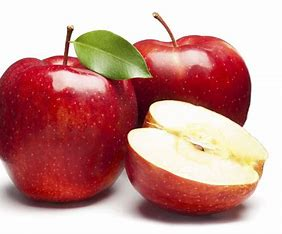
#> input picture Tutorial/Apple.jpeg, 282 x 234 px
$ jupyter execute Basic_Function.ipynb
#> lines starting #> are read from the running program, lines starting #| are printed output that depends on the picture; after the words box and inside, x2 and y2 are one past the last pixel; in counts of white or black regions, pixels touching at a corner belong together
[cell 1]
import cv2 as cv
import numpy as np

[cell 2]
img = cv.imread('Apple.jpeg')
#> img is the input picture: shape (234, 282, 3); mean B, G, R 143.6, 148.2, 199.1

Convet to GrayScale

[cell 3]
gray = cv.cvtColor(img, cv.COLOR_BGR2GRAY)
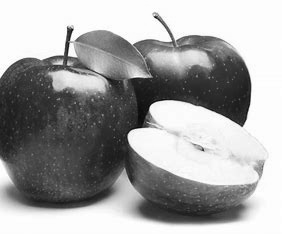
#> gray: shape (234, 282); min 7, max 255, mean 162.9

[cell 4]
cv.imshow('Apple', gray)
cv.waitKey(20000)
cv.destroyAllWindows()

Blurring an Image

[cell 5]
blur = cv.GaussianBlur(img, (3,3), cv.BORDER_DEFAULT)
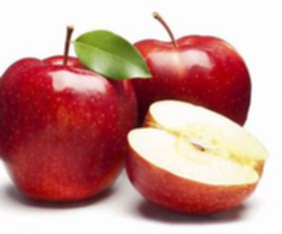
#> blur: shape (234, 282, 3); mean B, G, R 143.6, 148.2, 199.1
cv.imshow('Apple', blur)
cv.waitKey(15000)
cv.destroyAllWindows()

Edge Cascading

[cell 6]
canny = cv.Canny(img, 125, 175)
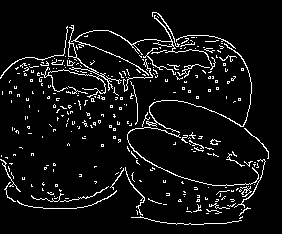
#> canny: shape (234, 282); 6.7% white in thin lines or dots, all inside (x1, y1, x2, y2) = (0, 12, 269, 225)
cv.imshow('Apple', canny)
cv.waitKey(20000)
cv.destroyAllWindows()

Dilating the edge

[cell 7]
dil = cv.dilate(canny, (3,3), iterations=3)
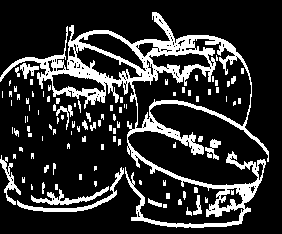
#> dil: shape (234, 282); 18.6% white; 102 white regions (75 under 20 px), largest, box (x1, y1, x2, y2) and area: (0, 12, 269, 228) 8981, (17, 167, 124, 212) 519, (31, 186, 109, 205) 423
cv.imshow('Dilated', dil)
cv.waitKey(2000)
cv.destroyAllWindows()

Eroding an image

[cell 8]
eroded = cv.erode(img, (3,3), iterations=3)
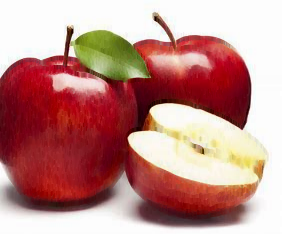
#> eroded: shape (234, 282, 3); mean B, G, R 134.7, 139.7, 191.7
cv.imshow('Eroded',eroded)
cv.waitKey(10000)
cv.destroyAllWindows()

Resize Image

[cell 9]
resized = cv.resize(img, (500,500), interpolation=cv.INTER_CUBIC)
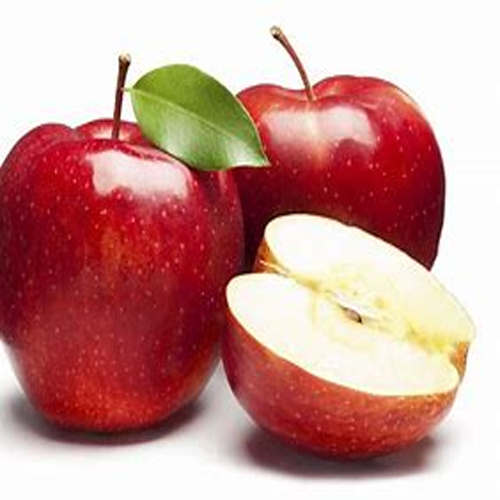
#> resized: shape (500, 500, 3); mean B, G, R 143.6, 148.2, 199
cv.imshow('resize',resized)
cv.waitKey(10000)
cv.destroyAllWindows()

Cropping

[cell 10]
crop = resized[200:500, 200:500]
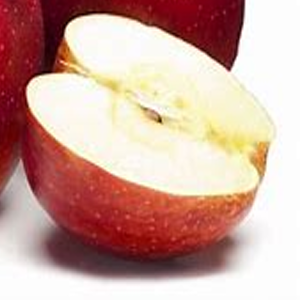
#> crop: shape (300, 300, 3); mean B, G, R 156.9, 166.5, 203.8
cv.imshow('resize',crop)
cv.waitKey(10000)
cv.destroyAllWindows()
